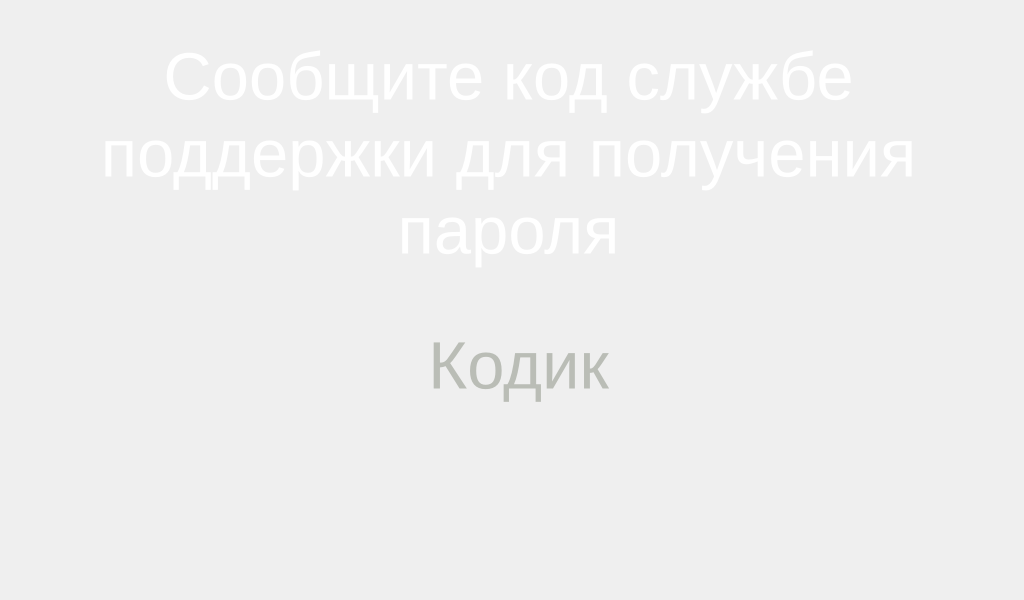
<?xml version="1.0" encoding="UTF-8"?>
<ui version="4.0">
 <class>FogotForm</class>
 <widget class="QWidget" name="FogotForm">
  <property name="geometry">
   <rect>
    <x>0</x>
    <y>0</y>
    <width>1024</width>
    <height>600</height>
   </rect>
  </property>
  <property name="windowTitle">
   <string>Form</string>
  </property>
  <widget class="QWidget" name="widget" native="true">
   <property name="geometry">
    <rect>
     <x>0</x>
     <y>0</y>
     <width>1024</width>
     <height>600</height>
    </rect>
   </property>
   <property name="styleSheet">
    <string notr="true">QWidget#widget
{
background-image: url(:/Images/Images/fogot_background.png);
}</string>
   </property>
   <widget class="QLabel" name="label">
    <property name="geometry">
     <rect>
      <x>54</x>
      <y>16</y>
      <width>909</width>
      <height>275</height>
     </rect>
    </property>
    <property name="font">
     <font>
      <pointsize>50</pointsize>
     </font>
    </property>
    <property name="styleSheet">
     <string notr="true">color: rgb(255, 255, 255);</string>
    </property>
    <property name="text">
     <string>Сообщите код службе поддержки для получения пароля</string>
    </property>
    <property name="alignment">
     <set>Qt::AlignCenter</set>
    </property>
    <property name="wordWrap">
     <bool>true</bool>
    </property>
   </widget>
   <widget class="QLabel" name="label_code">
    <property name="geometry">
     <rect>
      <x>66</x>
      <y>276</y>
      <width>905</width>
      <height>179</height>
     </rect>
    </property>
    <property name="font">
     <font>
      <pointsize>50</pointsize>
     </font>
    </property>
    <property name="styleSheet">
     <string notr="true">color: rgb(186, 189, 182);</string>
    </property>
    <property name="text">
     <string>Кодик</string>
    </property>
    <property name="alignment">
     <set>Qt::AlignCenter</set>
    </property>
    <property name="wordWrap">
     <bool>true</bool>
    </property>
   </widget>
   <widget class="QFrame" name="frame_back">
    <property name="enabled">
     <bool>true</bool>
    </property>
    <property name="geometry">
     <rect>
      <x>662</x>
      <y>442</y>
      <width>339</width>
      <height>122</height>
     </rect>
    </property>
    <property name="styleSheet">
     <string notr="true">QFrame#frame_back {background-image: url( :/Images/Images/back.png);}</string>
    </property>
    <property name="frameShape">
     <enum>QFrame::NoFrame</enum>
    </property>
    <property name="frameShadow">
     <enum>QFrame::Plain</enum>
    </property>
    <property name="lineWidth">
     <number>0</number>
    </property>
    <widget class="QPushButton" name="pushButton">
     <property name="geometry">
      <rect>
       <x>26</x>
       <y>16</y>
       <width>287</width>
       <height>85</height>
      </rect>
     </property>
     <property name="styleSheet">
      <string notr="true">border-style:none;
outline: none;</string>
     </property>
     <property name="text">
      <string/>
     </property>
    </widget>
   </widget>
  </widget>
 </widget>
 <resources/>
 <connections/>
</ui>
